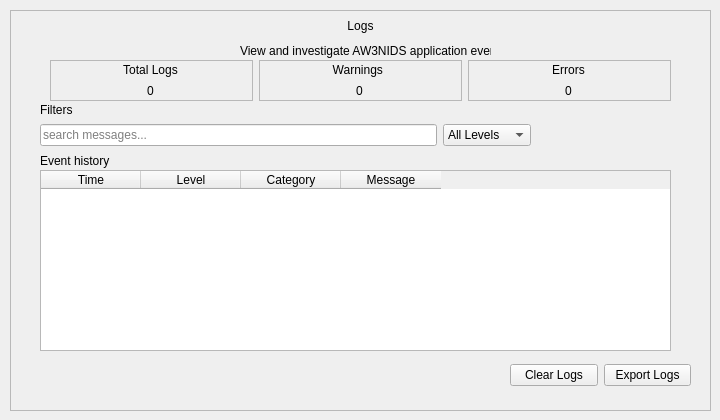
    <widget class="QWidget" name="pageLogs">
     <widget class="QWidget" name="verticalLayoutWidget_5">
      <property name="geometry">
       <rect>
        <x>10</x>
        <y>10</y>
        <width>701</width>
        <height>401</height>
       </rect>
      </property>
      <layout class="QVBoxLayout" name="LayoutLogs">
       <item>
        <widget class="QFrame" name="frame_2">
         <property name="frameShape">
          <enum>QFrame::StyledPanel</enum>
         </property>
         <property name="frameShadow">
          <enum>QFrame::Raised</enum>
         </property>
         <widget class="QLabel" name="label_2">
          <property name="geometry">
           <rect>
            <x>230</x>
            <y>30</y>
            <width>251</width>
            <height>21</height>
           </rect>
          </property>
          <property name="text">
           <string>View and investigate AW3NIDS application events</string>
          </property>
         </widget>
         <widget class="QLabel" name="LogsPageTitle">
          <property name="geometry">
           <rect>
            <x>280</x>
            <y>0</y>
            <width>141</width>
            <height>31</height>
           </rect>
          </property>
          <property name="text">
           <string>Logs</string>
          </property>
          <property name="alignment">
           <set>Qt::AlignCenter</set>
          </property>
         </widget>
         <widget class="QWidget" name="layoutWidget_4">
          <property name="geometry">
           <rect>
            <x>40</x>
            <y>50</y>
            <width>621</width>
            <height>41</height>
           </rect>
          </property>
          <layout class="QHBoxLayout" name="horizontalLayoutAlerts_2">
           <item>
            <widget class="QFrame" name="frameTotalLogs">
             <property name="frameShape">
              <enum>QFrame::StyledPanel</enum>
             </property>
             <property name="frameShadow">
              <enum>QFrame::Sunken</enum>
             </property>
             <widget class="QLabel" name="lblTotalLogs">
              <property name="geometry">
               <rect>
                <x>0</x>
                <y>20</y>
                <width>201</width>
                <height>21</height>
               </rect>
              </property>
              <property name="text">
               <string>0</string>
              </property>
              <property name="alignment">
               <set>Qt::AlignCenter</set>
              </property>
             </widget>
             <widget class="QLabel" name="lblTotalAlertsTitle_2">
              <property name="geometry">
               <rect>
                <x>0</x>
                <y>0</y>
                <width>201</width>
                <height>20</height>
               </rect>
              </property>
              <property name="text">
               <string>Total Logs</string>
              </property>
              <property name="alignment">
               <set>Qt::AlignCenter</set>
              </property>
             </widget>
            </widget>
           </item>
           <item>
            <widget class="QFrame" name="frameWarnings">
             <property name="frameShape">
              <enum>QFrame::StyledPanel</enum>
             </property>
             <property name="frameShadow">
              <enum>QFrame::Sunken</enum>
             </property>
             <widget class="QLabel" name="lblWarningLogs">
              <property name="geometry">
               <rect>
                <x>0</x>
                <y>20</y>
                <width>201</width>
                <height>21</height>
               </rect>
              </property>
              <property name="text">
               <string>0</string>
              </property>
              <property name="alignment">
               <set>Qt::AlignCenter</set>
              </property>
             </widget>
             <widget class="QLabel" name="lblHighTitle_2">
              <property name="geometry">
               <rect>
                <x>0</x>
                <y>0</y>
                <width>201</width>
                <height>20</height>
               </rect>
              </property>
              <property name="text">
               <string>Warnings </string>
              </property>
              <property name="alignment">
               <set>Qt::AlignCenter</set>
              </property>
             </widget>
            </widget>
           </item>
           <item>
            <widget class="QFrame" name="frameErrors">
             <property name="frameShape">
              <enum>QFrame::StyledPanel</enum>
             </property>
             <property name="frameShadow">
              <enum>QFrame::Sunken</enum>
             </property>
             <widget class="QLabel" name="lblCriticalTitle_2">
              <property name="geometry">
               <rect>
                <x>0</x>
                <y>0</y>
                <width>201</width>
                <height>20</height>
               </rect>
              </property>
              <property name="text">
               <string>Errors</string>
              </property>
              <property name="alignment">
               <set>Qt::AlignCenter</set>
              </property>
             </widget>
             <widget class="QLabel" name="lblErrorLogs">
              <property name="geometry">
               <rect>
                <x>0</x>
                <y>20</y>
                <width>201</width>
                <height>21</height>
               </rect>
              </property>
              <property name="text">
               <string>0</string>
              </property>
              <property name="alignment">
               <set>Qt::AlignCenter</set>
              </property>
             </widget>
            </widget>
           </item>
          </layout>
         </widget>
         <widget class="QLabel" name="label_17">
          <property name="geometry">
           <rect>
            <x>30</x>
            <y>90</y>
            <width>47</width>
            <height>20</height>
           </rect>
          </property>
          <property name="text">
           <string>Filters</string>
          </property>
         </widget>
         <widget class="QWidget" name="horizontalLayoutWidget_16">
          <property name="geometry">
           <rect>
            <x>30</x>
            <y>110</y>
            <width>491</width>
            <height>31</height>
           </rect>
          </property>
          <layout class="QHBoxLayout" name="horizontalLayout_5">
           <item>
            <widget class="QLineEdit" name="txtSearchLogs">
             <property name="placeholderText">
              <string>search messages...</string>
             </property>
            </widget>
           </item>
           <item>
            <widget class="QComboBox" name="cmbLogLevel">
             <item>
              <property name="text">
               <string>All Levels</string>
              </property>
             </item>
             <item>
              <property name="text">
               <string>INFO</string>
              </property>
             </item>
             <item>
              <property name="text">
               <string>WARNING</string>
              </property>
             </item>
             <item>
              <property name="text">
               <string>ERROR</string>
              </property>
             </item>
             <item>
              <property name="text">
               <string>CRITICAL</string>
              </property>
             </item>
            </widget>
           </item>
          </layout>
         </widget>
         <widget class="QLabel" name="label_18">
          <property name="geometry">
           <rect>
            <x>30</x>
            <y>140</y>
            <width>91</width>
            <height>21</height>
           </rect>
          </property>
          <property name="text">
           <string>Event history</string>
          </property>
         </widget>
         <widget class="QTableWidget" name="tableLogs">
          <property name="geometry">
           <rect>
            <x>30</x>
            <y>160</y>
            <width>631</width>
            <height>181</height>
           </rect>
          </property>
          <column>
           <property name="text">
            <string>Time</string>
           </property>
          </column>
          <column>
           <property name="text">
            <string>Level</string>
           </property>
          </column>
          <column>
           <property name="text">
            <string>Category</string>
           </property>
          </column>
          <column>
           <property name="text">
            <string>Message</string>
           </property>
          </column>
         </widget>
         <widget class="QWidget" name="horizontalLayoutWidget_17">
          <property name="geometry">
           <rect>
            <x>500</x>
            <y>350</y>
            <width>181</width>
            <height>31</height>
           </rect>
          </property>
          <layout class="QHBoxLayout" name="horizontalLayout_12">
           <item>
            <widget class="QPushButton" name="btnClearLogs">
             <property name="text">
              <string>Clear Logs</string>
             </property>
            </widget>
           </item>
           <item>
            <widget class="QPushButton" name="btnExportLogs">
             <property name="text">
              <string>Export Logs</string>
             </property>
            </widget>
           </item>
          </layout>
         </widget>
        </widget>
       </item>
      </layout>
     </widget>
    </widget>
